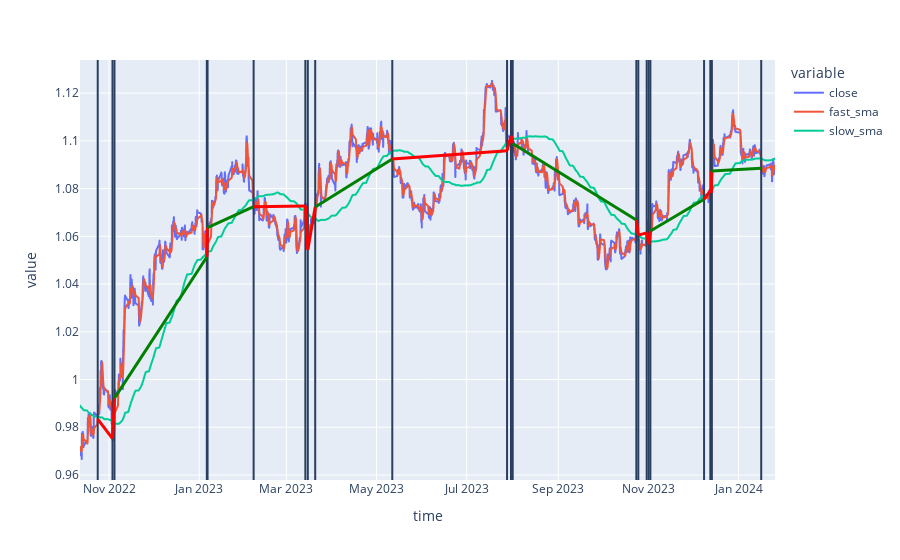

Notebook code cell kept with this figure:
### Code cell
# visualize close price
fig = px.line(df, x='time', y=['close', 'fast_sma', 'slow_sma'])

for i, row in signal.iterrows():
    fig.add_vline(x=row.time)
    
for i, row in deals[deals['status'] == 'closed'].iterrows():
    
    if row.profit > 0:
        fig.add_shape(type="line",
            x0=row.open_datetime, y0=row.open_price, x1=row.close_datetime, y1=row.close_price,
            line=dict(color="Green",width=3)
                     )
                      
    elif row.profit < 0:
        fig.add_shape(type="line",
            x0=row.open_datetime, y0=row.open_price, x1=row.close_datetime, y1=row.close_price,
            line=dict(color="Red",width=3)
                      )

    
fig.show()

### Figure 1 — Plotly figure (JSON) as saved in the notebook; plotly's stock layout.template omitted (floating-point values rounded to 4 significant figures; data arrays with more than 128 entries replaced by an {"elided": "..."} marker saying what was removed)
{"data": [{"hovertemplate": "variable=close<br>time=%{x}<br>value=%{y}<extra></extra>", "legendgroup": "close", "line": {"color": "#636efa", "dash": "solid"}, "marker": {"symbol": "circle"}, "mode": "lines", "name": "close", "showlegend": true, "type": "scattergl", "x": {"elided": "2001 str values"}, "xaxis": "x", "y": {"elided": "2001 float values"}, "yaxis": "y"}, {"hovertemplate": "variable=fast_sma<br>time=%{x}<br>value=%{y}<extra></extra>", "legendgroup": "fast_sma", "line": {"color": "#EF553B", "dash": "solid"}, "marker": {"symbol": "circle"}, "mode": "lines", "name": "fast_sma", "showlegend": true, "type": "scattergl", "x": {"elided": "2001 str values"}, "xaxis": "x", "y": {"elided": "2001 float values"}, "yaxis": "y"}, {"hovertemplate": "variable=slow_sma<br>time=%{x}<br>value=%{y}<extra></extra>", "legendgroup": "slow_sma", "line": {"color": "#00cc96", "dash": "solid"}, "marker": {"symbol": "circle"}, "mode": "lines", "name": "slow_sma", "showlegend": true, "type": "scattergl", "x": {"elided": "2001 str values"}, "xaxis": "x", "y": {"elided": "2001 float values"}, "yaxis": "y"}], "layout": {"legend": {"title": {"text": "variable"}, "tracegroupgap": 0}, "margin": {"t": 60}, "shapes": [{"type": "line", "x0": "2022-10-24T08:00:00", "x1": "2022-10-24T08:00:00", "xref": "x", "y0": 0, "y1": 1, "yref": "y domain"}, {"type": "line", "x0": "2022-11-03T08:00:00", "x1": "2022-11-03T08:00:00", "xref": "x", "y0": 0, "y1": 1, "yref": "y domain"}, {"type": "line", "x0": "2022-11-04T16:00:00", "x1": "2022-11-04T16:00:00", "xref": "x", "y0": 0, "y1": 1, "yref": "y domain"}, {"type": "line", "x0": "2023-01-06T04:00:00", "x1": "2023-01-06T04:00:00", "xref": "x", "y0": 0, "y1": 1, "yref": "y domain"}, {"type": "line", "x0": "2023-01-06T16:00:00", "x1": "2023-01-06T16:00:00", "xref": "x", "y0": 0, "y1": 1, "yref": "y domain"}, {"type": "line", "x0": "2023-02-06T20:00:00", "x1": "2023-02-06T20:00:00", "xref": "x", "y0": 0, "y1": 1, "yref": "y domain"}, {"type": "line", "x0": "2023-03-13T20:00:00", "x1": "2023-03-13T20:00:00", "xref": "x", "y0": 0, "y1": 1, "yref": "y domain"}, {"type": "line", "x0": "2023-03-15T12:00:00", "x1": "2023-03-15T12:00:00", "xref": "x", "y0": 0, "y1": 1, "yref": "y domain"}, {"type": "line", "x0": "2023-03-20T12:00:00", "x1": "2023-03-20T12:00:00", "xref": "x", "y0": 0, "y1": 1, "yref": "y domain"}, {"type": "line", "x0": "2023-05-11T16:00:00", "x1": "2023-05-11T16:00:00", "xref": "x", "y0": 0, "y1": 1, "yref": "y domain"}, {"type": "line", "x0": "2023-07-28T08:00:00", "x1": "2023-07-28T08:00:00", "xref": "x", "y0": 0, "y1": 1, "yref": "y domain"}, {"type": "line", "x0": "2023-07-31T00:00:00", "x1": "2023-07-31T00:00:00", "xref": "x", "y0": 0, "y1": 1, "yref": "y domain"}, {"type": "line", "x0": "2023-08-01T04:00:00", "x1": "2023-08-01T04:00:00", "xref": "x", "y0": 0, "y1": 1, "yref": "y domain"}, {"type": "line", "x0": "2023-10-23T20:00:00", "x1": "2023-10-23T20:00:00", "xref": "x", "y0": 0, "y1": 1, "yref": "y domain"}, {"type": "line", "x0": "2023-10-25T04:00:00", "x1": "2023-10-25T04:00:00", "xref": "x", "y0": 0, "y1": 1, "yref": "y domain"}, {"type": "line", "x0": "2023-10-30T20:00:00", "x1": "2023-10-30T20:00:00", "xref": "x", "y0": 0, "y1": 1, "yref": "y domain"}, {"type": "line", "x0": "2023-11-01T04:00:00", "x1": "2023-11-01T04:00:00", "xref": "x", "y0": 0, "y1": 1, "yref": "y domain"}, {"type": "line", "x0": "2023-11-02T08:00:00", "x1": "2023-11-02T08:00:00", "xref": "x", "y0": 0, "y1": 1, "yref": "y domain"}, {"type": "line", "x0": "2023-12-08T16:00:00", "x1": "2023-12-08T16:00:00", "xref": "x", "y0": 0, "y1": 1, "yref": "y domain"}, {"type": "line", "x0": "2023-12-13T00:00:00", "x1": "2023-12-13T00:00:00", "xref": "x", "y0": 0, "y1": 1, "yref": "y domain"}, {"type": "line", "x0": "2023-12-13T04:00:00", "x1": "2023-12-13T04:00:00", "xref": "x", "y0": 0, "y1": 1, "yref": "y domain"}, {"type": "line", "x0": "2023-12-13T08:00:00", "x1": "2023-12-13T08:00:00", "xref": "x", "y0": 0, "y1": 1, "yref": "y domain"}, {"type": "line", "x0": "2023-12-13T12:00:00", "x1": "2023-12-13T12:00:00", "xref": "x", "y0": 0, "y1": 1, "yref": "y domain"}, {"type": "line", "x0": "2023-12-13T16:00:00", "x1": "2023-12-13T16:00:00", "xref": "x", "y0": 0, "y1": 1, "yref": "y domain"}, {"type": "line", "x0": "2023-12-13T20:00:00", "x1": "2023-12-13T20:00:00", "xref": "x", "y0": 0, "y1": 1, "yref": "y domain"}, {"type": "line", "x0": "2024-01-16T08:00:00", "x1": "2024-01-16T08:00:00", "xref": "x", "y0": 0, "y1": 1, "yref": "y domain"}, {"line": {"color": "Red", "width": 3}, "type": "line", "x0": "2022-10-24T08:00:00", "x1": "2022-11-03T08:00:00", "y0": 0.9834, "y1": 0.9752}, {"line": {"color": "Red", "width": 3}, "type": "line", "x0": "2022-11-03T08:00:00", "x1": "2022-11-04T16:00:00", "y0": 0.9752, "y1": 0.9922}, {"line": {"color": "Green", "width": 3}, "type": "line", "x0": "2022-11-04T16:00:00", "x1": "2023-01-06T04:00:00", "y0": 0.9922, "y1": 1.051}, {"line": {"color": "Red", "width": 3}, "type": "line", "x0": "2023-01-06T04:00:00", "x1": "2023-01-06T16:00:00", "y0": 1.051, "y1": 1.064}, {"line": {"color": "Green", "width": 3}, "type": "line", "x0": "2023-01-06T16:00:00", "x1": "2023-02-06T20:00:00", "y0": 1.064, "y1": 1.072}, {"line": {"color": "Red", "width": 3}, "type": "line", "x0": "2023-02-06T20:00:00", "x1": "2023-03-13T20:00:00", "y0": 1.072, "y1": 1.073}, {"line": {"color": "Red", "width": 3}, "type": "line", "x0": "2023-03-13T20:00:00", "x1": "2023-03-15T12:00:00", "y0": 1.073, "y1": 1.054}, {"line": {"color": "Red", "width": 3}, "type": "line", "x0": "2023-03-15T12:00:00", "x1": "2023-03-20T12:00:00", "y0": 1.054, "y1": 1.072}, {"line": {"color": "Green", "width": 3}, "type": "line", "x0": "2023-03-20T12:00:00", "x1": "2023-05-11T16:00:00", "y0": 1.072, "y1": 1.092}, {"line": {"color": "Red", "width": 3}, "type": "line", "x0": "2023-05-11T16:00:00", "x1": "2023-07-28T08:00:00", "y0": 1.092, "y1": 1.096}, {"line": {"color": "Red", "width": 3}, "type": "line", "x0": "2023-07-28T08:00:00", "x1": "2023-07-31T00:00:00", "y0": 1.096, "y1": 1.102}, {"line": {"color": "Red", "width": 3}, "type": "line", "x0": "2023-07-31T00:00:00", "x1": "2023-08-01T04:00:00", "y0": 1.102, "y1": 1.099}, {"line": {"color": "Green", "width": 3}, "type": "line", "x0": "2023-08-01T04:00:00", "x1": "2023-10-23T20:00:00", "y0": 1.099, "y1": 1.067}, {"line": {"color": "Red", "width": 3}, "type": "line", "x0": "2023-10-23T20:00:00", "x1": "2023-10-25T04:00:00", "y0": 1.067, "y1": 1.06}, {"line": {"color": "Red", "width": 3}, "type": "line", "x0": "2023-10-25T04:00:00", "x1": "2023-10-30T20:00:00", "y0": 1.06, "y1": 1.061}, {"line": {"color": "Red", "width": 3}, "type": "line", "x0": "2023-10-30T20:00:00", "x1": "2023-11-01T04:00:00", "y0": 1.061, "y1": 1.057}, {"line": {"color": "Red", "width": 3}, "type": "line", "x0": "2023-11-01T04:00:00", "x1": "2023-11-02T08:00:00", "y0": 1.057, "y1": 1.062}, {"line": {"color": "Green", "width": 3}, "type": "line", "x0": "2023-11-02T08:00:00", "x1": "2023-12-08T16:00:00", "y0": 1.062, "y1": 1.076}, {"line": {"color": "Red", "width": 3}, "type": "line", "x0": "2023-12-08T16:00:00", "x1": "2023-12-13T00:00:00", "y0": 1.076, "y1": 1.079}, {"line": {"color": "Red", "width": 3}, "type": "line", "x0": "2023-12-13T00:00:00", "x1": "2023-12-13T04:00:00", "y0": 1.079, "y1": 1.079}, {"line": {"color": "Green", "width": 3}, "type": "line", "x0": "2023-12-13T04:00:00", "x1": "2023-12-13T08:00:00", "y0": 1.079, "y1": 1.079}, {"line": {"color": "Green", "width": 3}, "type": "line", "x0": "2023-12-13T08:00:00", "x1": "2023-12-13T12:00:00", "y0": 1.079, "y1": 1.08}, {"line": {"color": "Red", "width": 3}, "type": "line", "x0": "2023-12-13T12:00:00", "x1": "2023-12-13T16:00:00", "y0": 1.08, "y1": 1.078}, {"line": {"color": "Red", "width": 3}, "type": "line", "x0": "2023-12-13T16:00:00", "x1": "2023-12-13T20:00:00", "y0": 1.078, "y1": 1.087}, {"line": {"color": "Green", "width": 3}, "type": "line", "x0": "2023-12-13T20:00:00", "x1": "2024-01-16T08:00:00", "y0": 1.087, "y1": 1.089}], "xaxis": {"anchor": "y", "domain": [0, 1], "title": {"text": "time"}}, "yaxis": {"anchor": "x", "domain": [0, 1], "title": {"text": "value"}}}}
